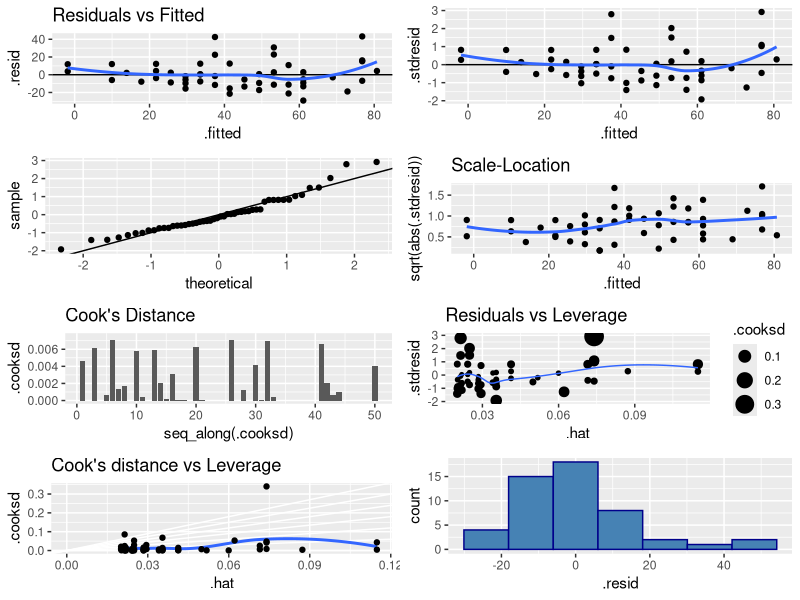

This figure's R source:
## ---- chunk 1
knitr::opts_chunk$set(warning = F, message = F, collapse = T, cache = T)
## ---- chunk 2
library(tidyverse)
library(gridExtra)
## ---- chunk 3
data <- cars
glimpse(data)
## ---- chunk 4
model <- lm(formula = dist ~ speed,
            data = data)
summary(model)
## ---- chunk 5

rp1 <- ggplot(model, aes(.fitted, .resid)) +
  geom_point() +
  geom_hline(yintercept = 0) +
  geom_smooth(se = FALSE) +
  labs(title = "Residuals vs Fitted")

rp2 <- ggplot(model, aes(.fitted, .stdresid)) +
  geom_point() +
  geom_hline(yintercept = 0) +
  geom_smooth(se = FALSE)

rp3 <- ggplot(model) +
  stat_qq(aes(sample = .stdresid)) +
  geom_abline()

rp4 <- ggplot(model, aes(.fitted, sqrt(abs(.stdresid)))) +
  geom_point() +
  geom_smooth(se = FALSE) +
  labs(title = "Scale-Location")

rp5 <- ggplot(model, aes(seq_along(.cooksd), .cooksd)) +
  geom_col() +
  ylim(0, 0.0075) +
  labs(title = "Cook's Distance")

rp6 <- ggplot(model, aes(.hat, .stdresid)) +
  geom_point(aes(size = .cooksd)) +
  geom_smooth(se = FALSE, size = 0.5) +
  labs(title = "Residuals vs Leverage")

rp7 <- ggplot(model, aes(.hat, .cooksd)) +
  geom_vline(xintercept = 0, colour = NA) +
  geom_abline(slope = seq(0, 3, by = 0.5), colour = "white") +
  geom_smooth(se = FALSE) +
  geom_point() +
  labs(title = "Cook's distance vs Leverage")

rp8 <- ggplot(model, aes(.resid)) +
  geom_histogram(bins = 7, color="darkblue", fill="steelblue")

grid.arrange(rp1, rp2, rp3, rp4, rp5, rp6, rp7, rp8, ncol = 2)
